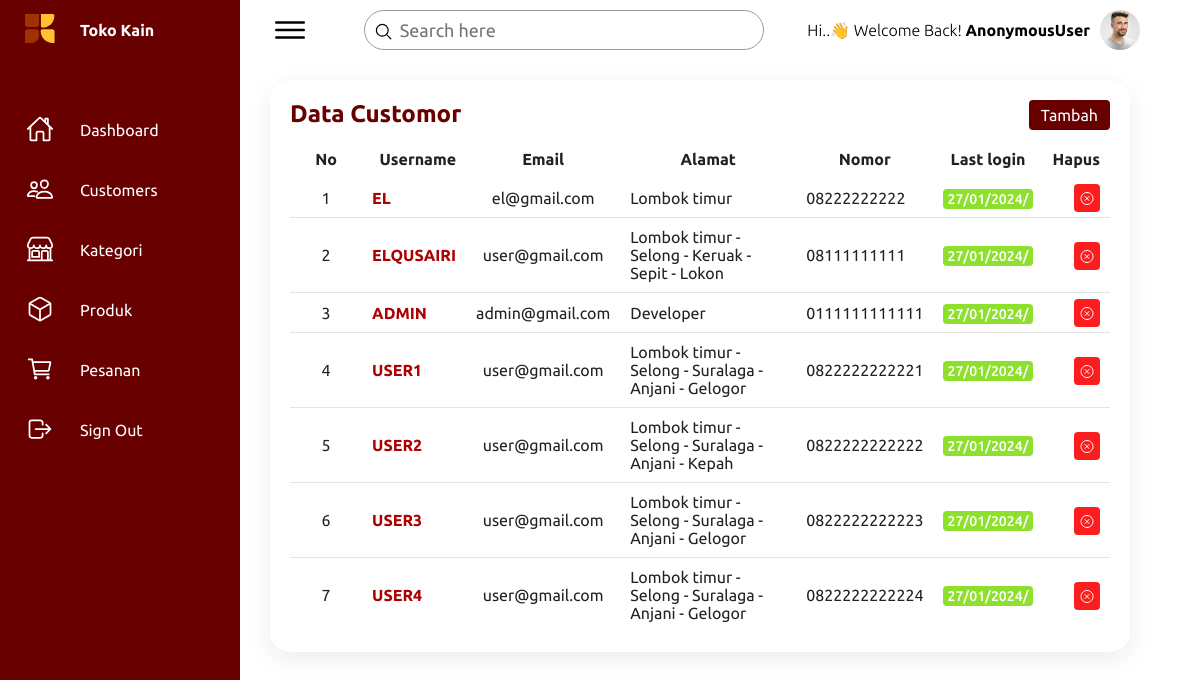
Before: /customor/ with the older database file.
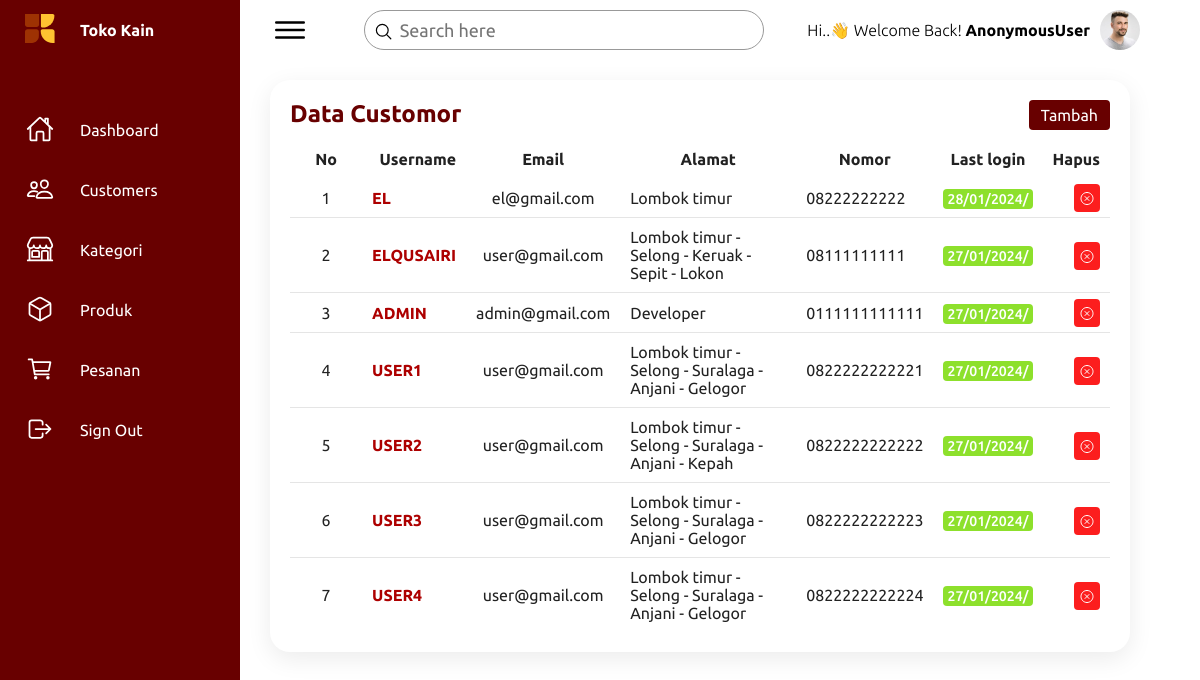
After: the same page with the newer database file.
### greenstore_app/models.py (models this page shows)
class CustomUser(AbstractUser):
    nomor = models.CharField(max_length=20)
    alamat = models.CharField(max_length=255)

### greenstore_app/views.py (the view)
# urls.py: path('customor/', CustomUserListView.as_view(), name='customor'),
class CustomUserListView(ListView):
    model = CustomUser
    template_name = 'dsh_customor.html'
    context_object_name = 'custom_users'

### templates/dsh_customor.html (shortened to what the changed rows need)
{% load static %}
<!DOCTYPE html>
<html lang="en">
<head>
    <link rel="stylesheet" href="{% static 'css/dashboard.css' %}">
</head>
<body>
    <div class="container">
        <div class="main">
            <div class="details">
                <div class="recentOrders">
                    <div class="cardHeader">
                        <h2>Data  Customor</h2>
                    </div>
                    <table>
                        <thead>
                            <tr style="text-align: center;">
                                <td style="width: 100px;">No</td>
                                <td>Username</td>
                                <td>Email</td>
                                <td style="width: 250px;">Alamat</td>
                                <td>Nomor</td>
                                <td>Last login</td>
                                <td>Hapus</td>
                            </tr>
                        </thead>
                        <tbody>
                            {% for custom_user in custom_users %}
                                <tr>
                                    <td style="text-align: center;">{{ forloop.counter }}</td>
                                    <td style="text-align: left;">
                                        <a href="#" class="edit-user-btn" data-user-id="{{ custom_user.id }}">{{ custom_user.username }}</a>
                                    </td>
                                    <td>{{ custom_user.email }}</td>
                                    <td>{{ custom_user.alamat }}</td>
                                    <td>{{ custom_user.nomor }}</td>
                                    <td style="text-align: center;">
                                        <span class="status delivered">{{ custom_user.last_login|date:'d/m/Y/' }}</span>
                                    </td>
                                    <td>
                                        <a href="#" class="delete-user-btn" data-user-id="{{ custom_user.id }}" style="background-color: rgb(252, 30, 30); padding:5px; border-radius: 4px; color: white;">
                                            <ion-icon name="close-circle-outline" style="transform: translateY(2.5px);"></ion-icon>
                                        </a>
                                    </td>
                                </tr>
                            {% endfor %}
                        </tbody>
                    </table>
                </div>
            </div>
        </div>
    </div>
</body>
</html>

Changed rows visible on the page:
changed CustomUser "EL": last_login "27/01/2024/" → "28/01/2024/"
